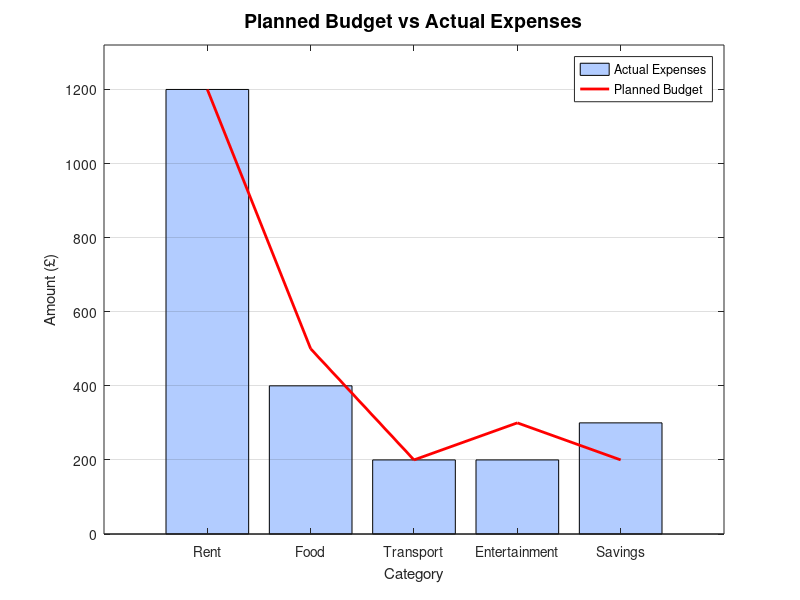

MATLAB code to generate this figure:
% Define the categories and data
categories = {'Rent', 'Food', 'Transport', 'Entertainment', 'Savings'};
planned_budget = [1200, 400, 200, 200, 300]; % Planned Budget (bars)
actual_expenses = [1200, 500, 200, 300, 200]; % Actual Expenses (line)

% Create a numerical index for the x-axis (1, 2, 3, ...)
x = 1:length(categories);

% Create the bar chart for Planned Budget
figure;
bar(x, planned_budget, 'FaceColor', [0.7, 0.8, 1.0]); % Light blue color for bars

% Hold the plot to overlay the line
hold on;

% Plot the Actual Expenses as a line with markers using the numerical x-axis
plot(x, actual_expenses, 'r-', 'LineWidth', 2, 'MarkerSize', 8); % Red line with circles
set(gca, 'XGrid', 'off', 'YGrid', 'on'); % XGrid off, YGrid on

% Set the x-axis tick labels to the category names
xticks(x);
xticklabels(categories);

% Customize the title and labels
title('Planned Budget vs Actual Expenses', 'FontSize', 14, 'FontWeight', 'bold');
xlabel('Category');
ylabel('Amount (£)');

% Add a legend
legend('Actual Expenses', 'Planned Budget', 'Location', 'northeast');

% Ensure the y-axis starts at 0
ylim([0, max(max(planned_budget), max(actual_expenses)) * 1.1]); % Add some padding at the top

% Hold off to finish plotting
hold off;